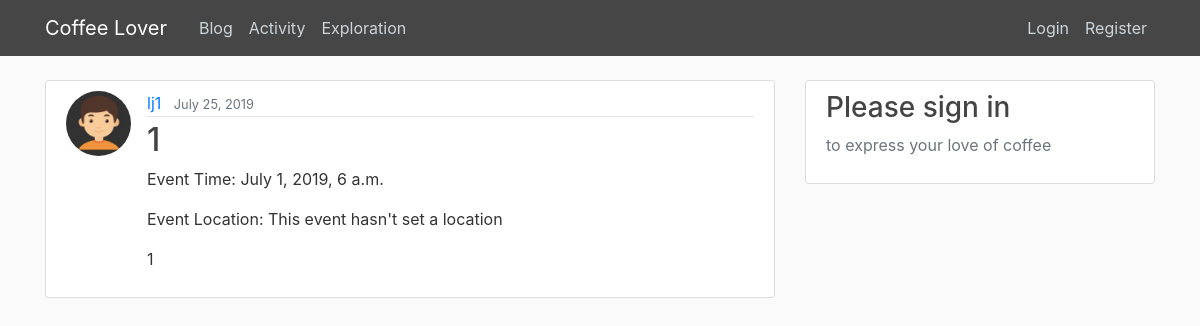
The page /activity/1/ on the database its author committed.
### blog/models.py (models this page shows, shortened)
class Activities(models.Model):
    title 		= models.CharField(max_length=100)
    time  		= models.DateTimeField(blank = True)
    location    = models.CharField(max_length=200,default="This event hasn't set a location")
    content 	= models.TextField()
    date_posted = models.DateTimeField(default=timezone.now)
    author 		= models.ForeignKey(User, on_delete=models.CASCADE)

### users/models.py (models this page shows, shortened)
class Profile(models.Model):
    user = models.OneToOneField(User, on_delete=models.CASCADE)
    image = models.ImageField(default='default.jpg', upload_to='profile_pics')

### blog/views.py (the view)
# urls.py: path('activity/<int:pk>/', ActDetailView.as_view(), name='act-detail'),
class ActDetailView(DetailView):
    model = Activities

### blog/templates/blog/activities_detail.html (shortened to what this page needs)
{% extends "blog/base.html" %}
{% block content %}
  <article class="media content-section">
    <img class="rounded-circle article-img" src="{{ object.author.profile.image.url }}">
    <div class="media-body">
      <div class="article-metadata">
        <a class="mr-2" href="{% url 'user-acts' object.author.username %}">{{ object.author }}</a>
        <small class="text-muted">{{ object.date_posted|date:"F d, Y" }}</small>
      </div>
      <h2 class="article-title">{{ object.title }}</h2>
      <p class="article-content">Event Time: {{ object.time }}</p>
      <p class="article-content">Event Location: {{ object.location }}</p>
      <p class="article-content">{{ object.content }}</p>
    </div>
  </article>
{% endblock content %}

### blog/static/blog/main.css (style rules this page uses)
body { background: #fafafa; color: #333333; margin-top: 5rem; }
h1, h2, h3, h4, h5, h6 { color: #444444; }
.content-section { background: #ffffff; padding: 10px 20px; border: 1px solid #dddddd; border-radius: 3px; margin-bottom: 20px; }
.article-title { color: #444444; }
.article-content { white-space: pre-line; }
.article-img { height: 65px; width: 65px; margin-right: 16px; }
.article-metadata { padding-bottom: 1px; margin-bottom: 4px; border-bottom: 1px solid #e3e3e3 }

### rows shown on the page
Activities: author.profile.image (placeholder picture), author "lj1", date_posted "July 25, 2019", title "1", time "July 1, 2019, 6 a.m.", location "This event hasn't set a location", content "1"
